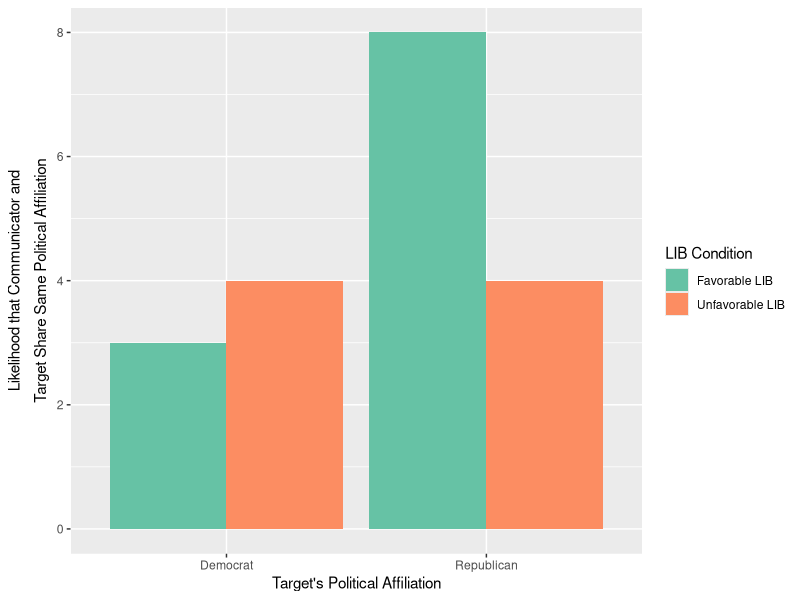

The R script that drew this image:
## ---- chunk 1
###Data Preparation

####Load Relevant Libraries and Functions
#tidyverse, dplyr, ggplot, etc.
library(tidyverse)
library(dplyr)
library(ggplot2)
####Import data
#data from qualtrics will be in CSV format
pilot = read.csv("psych 251_pilot.csv")

#### Data exclusion / filtering
# list(unique(pilot$participant_pol))
# list(unique(pilot$gender))
pilot$participant_pol = recode(pilot$participant_pol, "1" = "Democrat", "2" = "Republican")
pilot$gender = recode(pilot$gender, "1" ="Male", "2" ="Female")

substrRight <- function(x, n){
  substr(x, nchar(x)-n+1, nchar(x))
}

cut_last_number = function(x) {
  substr(x, 0, nchar(x)-1)
}

#### Prepare data for analysis - create columns etc.
pilot_long = pilot %>%
  gather("question", "response",
         -c(participant, participant_pol, gender,
            liberal_beliefs, conservative_beliefs)) %>%
  filter(!is.na(response)) %>%
  mutate(condition = substrRight(question, 1)) %>%
  mutate(question = cut_last_number(question)) %>%
  mutate(condition = factor(
    condition, levels = 1:4,
    labels = c("Favorable LIB ~~~ Democrat",
               "Unfavorable LIB ~~~ Democrat",
               "Unfavorable LIB ~~~ Republican",
               "Favorable LIB ~~~ Republican"))) %>%
  separate(condition, into=c("LIB_condition", "POL_condition"),
           sep=" ~~~ ") %>%
  mutate(question = ifelse(question == "friendship_likelihoo",
                           "friendship_likelihood",
                           question)) %>%
  mutate(question = paste(question, "_response", sep="")) %>%
  spread(question, response)

names(pilot_long)
## ---- chunk 2
manip_check_rude.aov = lm(peter_rude_response ~ LIB_condition*POL_condition,(pilot_long %>% filter()))
anova(manip_check_rude.aov)
manip_check_helpful.aov = lm(peter_helpful_response ~ LIB_condition*POL_condition, pilot_long)
anova(manip_check_helpful.aov)
## ---- chunk 3
social_category_hyp.aov = lm(comm_pol_response ~ LIB_condition*POL_condition*participant_pol, pilot_long)
anova(social_category_hyp.aov)

ggplot(pilot_long, aes(x=pilot_long$POL_condition, y= pilot_long$comm_pol_response, fill=pilot_long$LIB_condition)) +
  xlab("Target's Political Affiliation") +
  ylab(expression(atop("Likelihood that Communicator and", paste("Target Share Same Political Affiliation")))) +
  labs(fill="LIB Condition") +
  geom_bar(position="dodge", stat="identity") + 
  scale_fill_brewer(palette="Set2")
